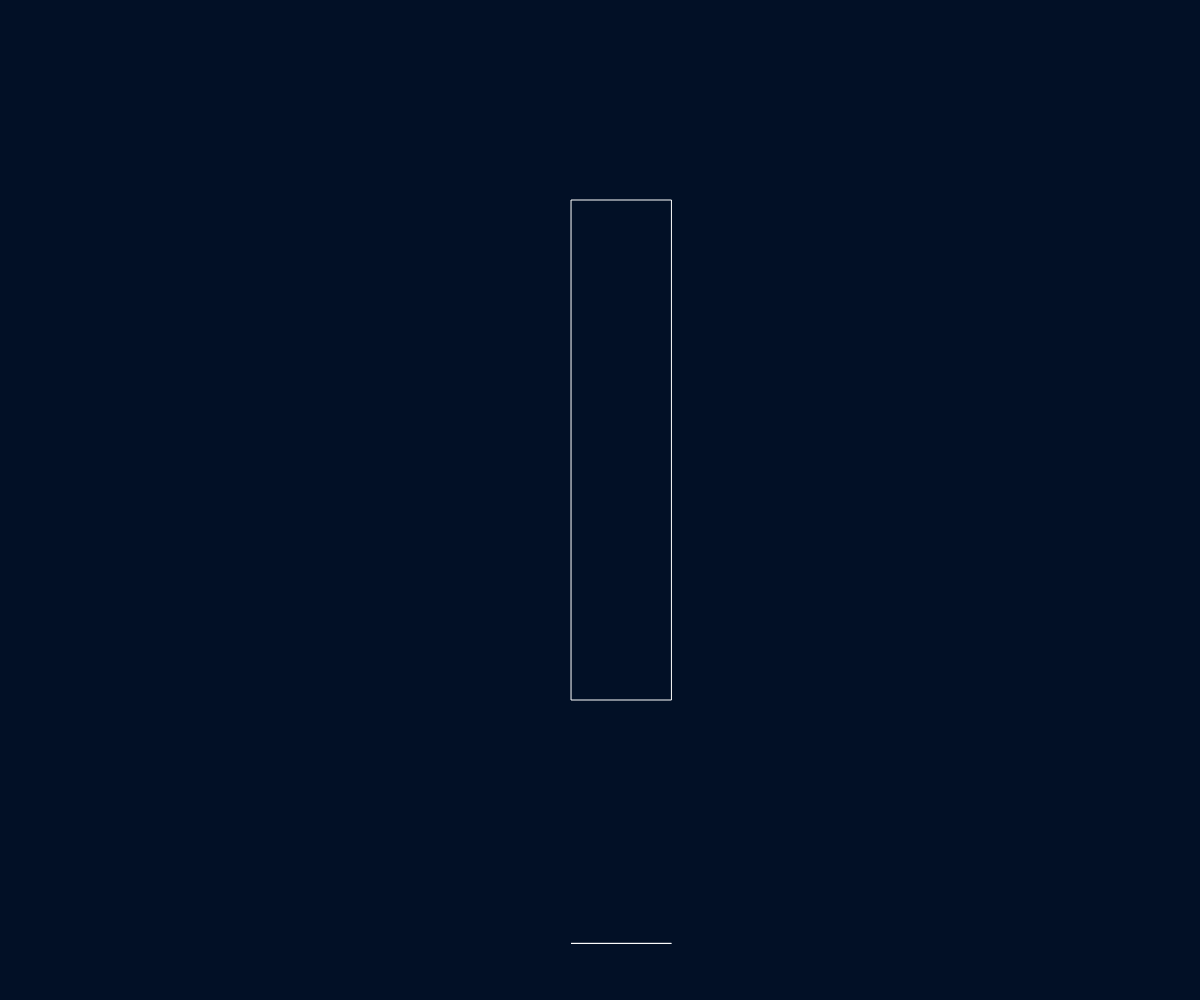
Frame 1 (no input)
Frame 60 (no input): identical to frame 1, image omitted
Frame 120 (the mouse pressed at the canvas centre since frame 60): identical to frame 1, image omitted

The p5.js sketch that drew this single still picture (run headless with seeded random() and noise() and a simulated clock; from frame 60 on, the mouse is pressed at the canvas centre):

// p5.js sketch
// ── sketch.js
/**
 * Adit Garg
 * IGME-101: Thermo, 09/12/18
 * Summarization of sketch activity
 */

"use strict"; //catch some common coding errors

/**
 * setup : Initialization runs once; called automatically
 * Summarize code that you add
 */

var tempHeight = 0;

function setup() {
    createCanvas(windowWidth, windowHeight);
    noFill();
    stroke("white");
    strokeWeight(1);
    background(2, 16, 38);
}

/**
 * draw : Periodically called automatically
 * Summarize code that you add
 */
function draw() {
    background(2, 16, 38);
    rect((windowWidth / 2.1), (windowHeight / 5), 100, 500);

    if (tempHeight >= -125) {
        fill("#00FFFF");
    } else if ((tempHeight < -125) && (tempHeight >= -250)) {
        fill("#8A2BE2");
    } else if ((tempHeight < -250) && (tempHeight >= -375)) {
        fill("#FF1493");
    } else if (tempHeight < -375) {
        fill("#DC143C");
    }
    rect((windowWidth / 2.1), (windowHeight / 1.06), 100, tempHeight);
    noFill();
}

function keyPressed() {
    if ((keyCode === UP_ARROW)&&(tempHeight >=-475)) {
        tempHeight = tempHeight -25;

    } else if ((keyCode === DOWN_ARROW)&&(tempHeight <=-25)) {
        tempHeight = tempHeight + 25;
    }


}
